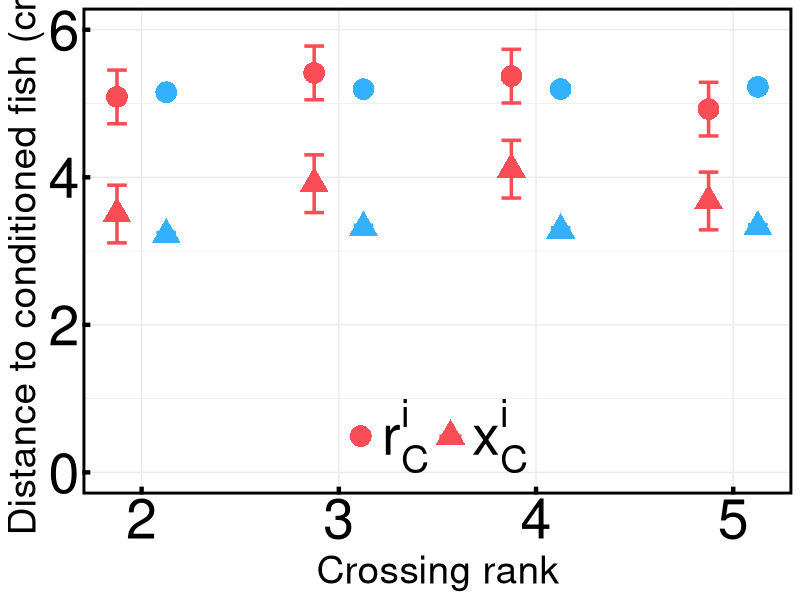
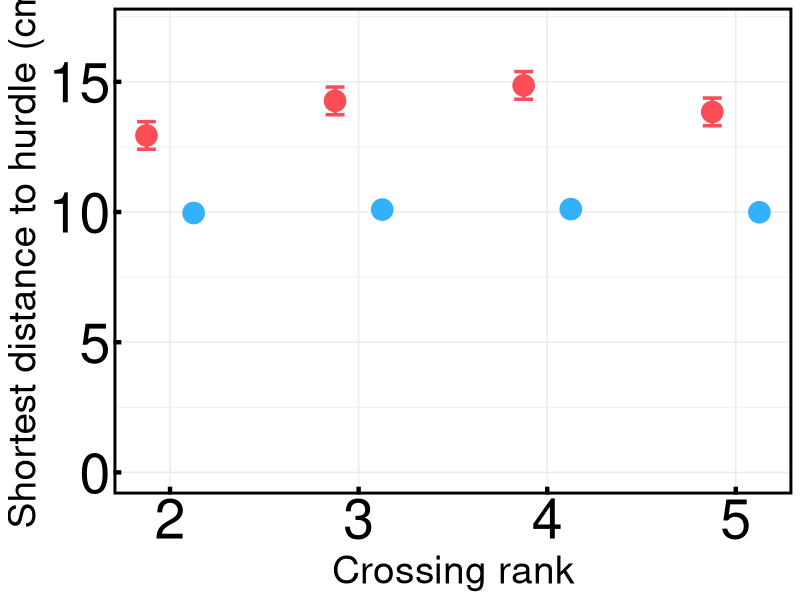
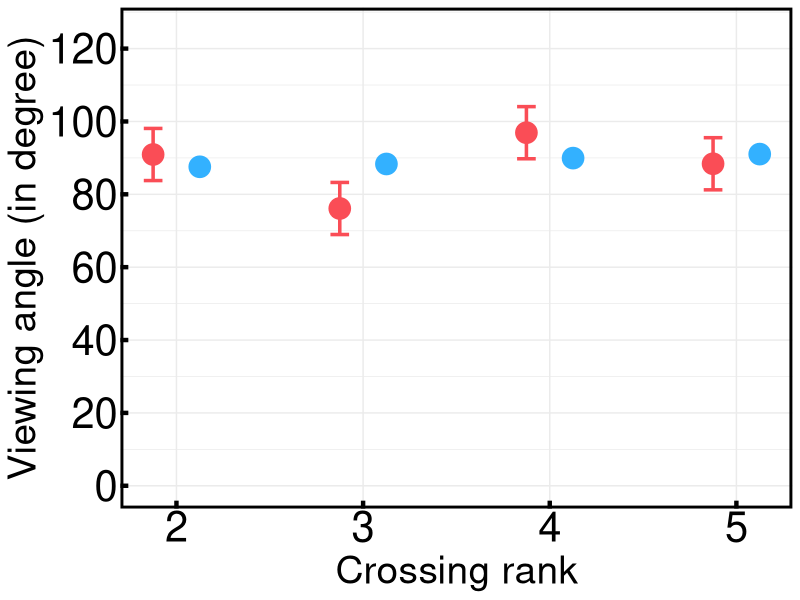
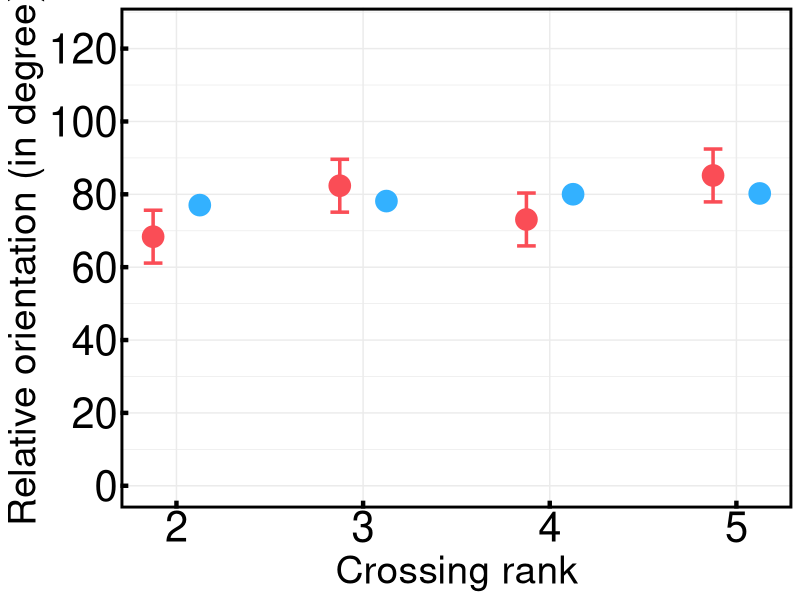
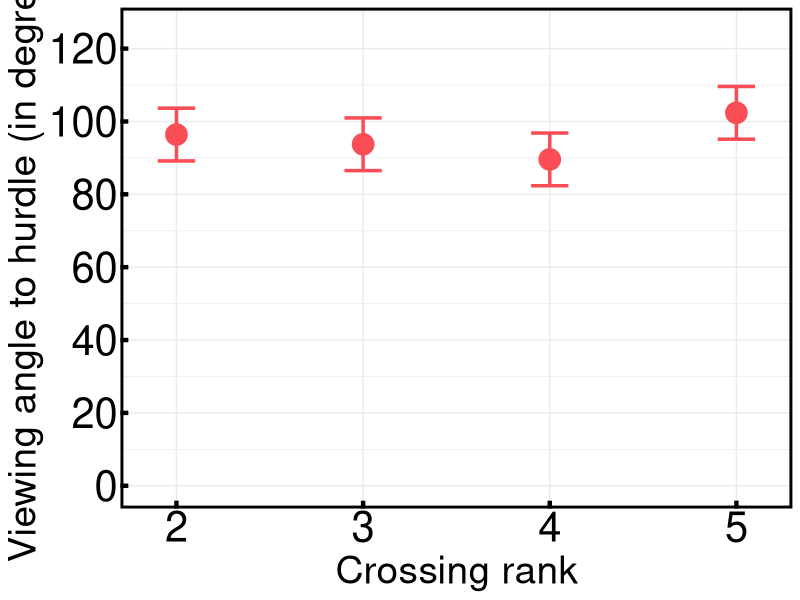
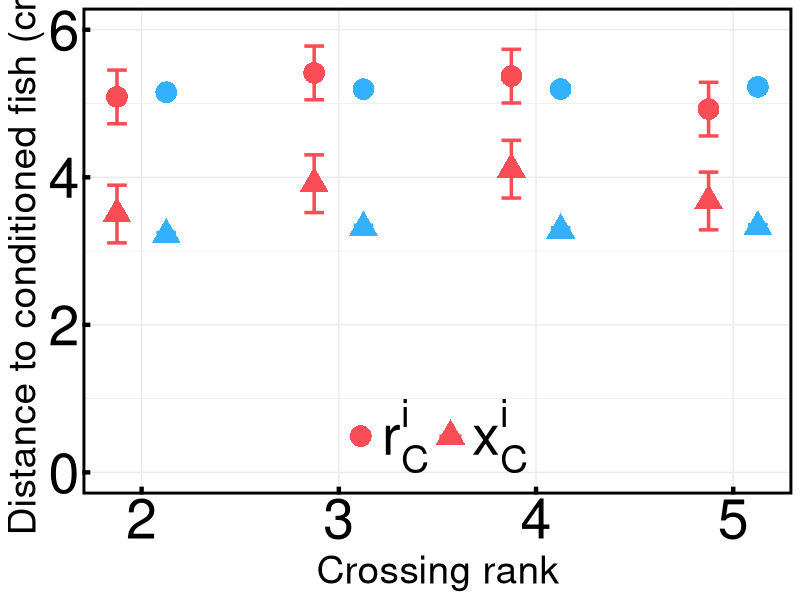
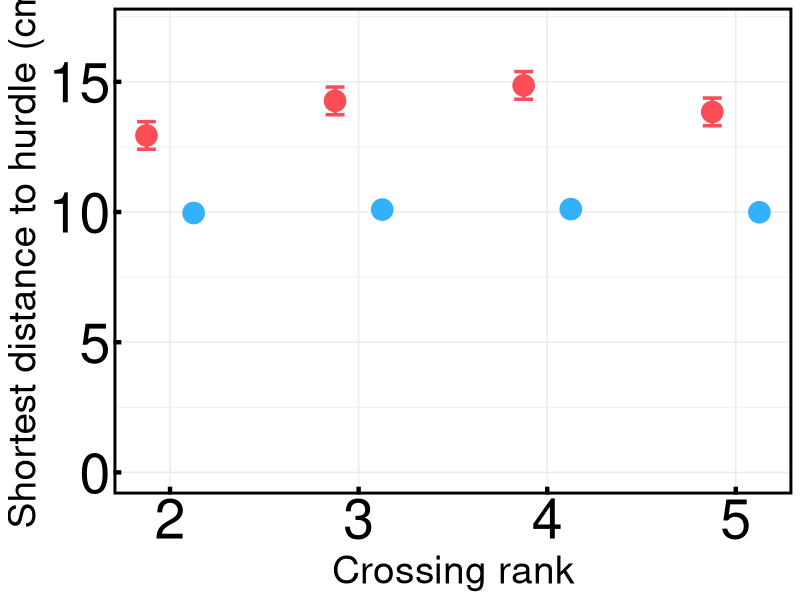
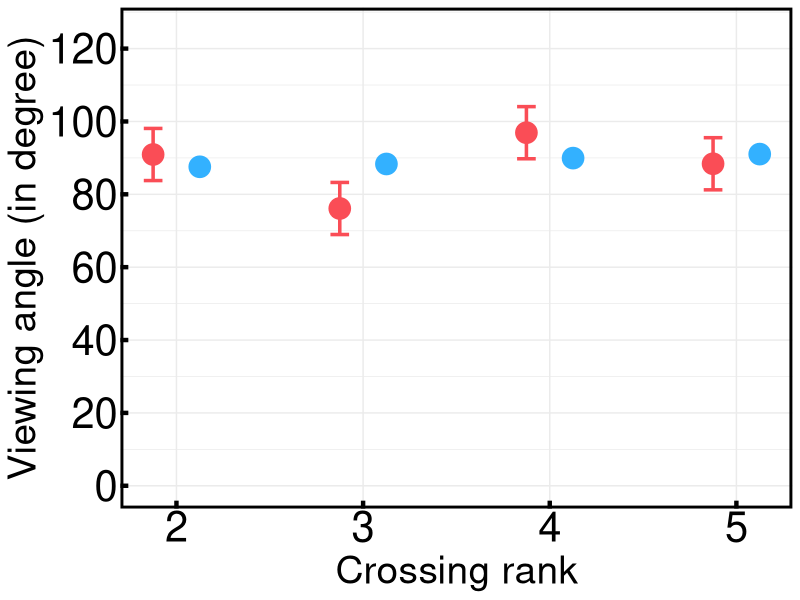

The R source for these figures, in order:
## Code to calculate average distance to conditioned fish

start.time <- Sys.time()
library(lme4)
library(emmeans)
library(ggplot2)
library(dplyr)
library(ggeffects)

# DISTANCE TO CONDITIONED FISH

# data

df.dist.to.cf <- read.csv('dist_to_cf_data.csv', header = F)
col.names <- c("video", "f.id", "dcf")
colnames(df.dist.to.cf) <- col.names

df.dist.to.cf$video <- factor(df.dist.to.cf$video)
df.dist.to.cf$f.id <- factor(df.dist.to.cf$f.id, levels = c("2", "3", "4", "5"))

lme.dcf <- lmer(dcf ~ f.id + (1|video), data = df.dist.to.cf)
# lme.dcf <- glmer(dcf ~ f.id + (1|video), family = Gamma(link = "log"), data = df.dist.to.cf)
lme.dcf.null <- lmer(dcf ~ 1 + (1|video), data = df.dist.to.cf)
# lme.dcf.null <- glmer(dcf ~ 1 + (1|video), family = Gamma(link = "log"), data = df.dist.to.cf)
anova(lme.dcf, lme.dcf.null, test = 'F')

emm.dcf <- emmeans(lme.dcf, ~ f.id)
f.id.comp.dcf <- pairs(emm.dcf, adjust = "tukey")

df.emm.dcf <- as.data.frame(emm.dcf)
df.comp.dcf <- as.data.frame(f.id.comp.dcf)

df.dist.to.cf.x <- read.csv('dist_to_cf_x_data.csv', header = F)
col.names <- c("video", "f.id", "dcf.x")
colnames(df.dist.to.cf.x) <- col.names

df.dist.to.cf.x$video <- factor(df.dist.to.cf.x$video)
df.dist.to.cf.x$f.id <- factor(df.dist.to.cf.x$f.id, levels = c("2", "3", "4", "5"))

lme.dcf.x <- lmer(dcf.x ~ f.id + (1|video), data = df.dist.to.cf.x)
# lme.dcf.x <- glmer(dcf.x ~ f.id + (1|video), family = Gamma(link = "log"), data = df.dist.to.cf.x)
lme.dcf.x.null <- lmer(dcf.x ~ 1 + (1|video), data = df.dist.to.cf.x)
# lme.dcf.x.null <- glmer(dcf.x ~ 1 + (1|video), family = Gamma(link = "log"), data = df.dist.to.cf.x)
anova(lme.dcf.x, lme.dcf.x.null, test = 'F')

emm.dcf.x <- emmeans(lme.dcf.x, ~ f.id)
f.id.comp.dcf.x <- pairs(emm.dcf.x, adjust = "tukey")

df.emm.dcf.x <- as.data.frame(emm.dcf.x)
df.comp.dcf.x <- as.data.frame(f.id.comp.dcf.x)

# model

df.dist.to.cf.model <- read.csv('dist_to_cf_model.csv', header = F)
col.names <- c("video", "f.id", "dcf")
colnames(df.dist.to.cf.model) <- col.names

df.dist.to.cf.model$video <- factor(df.dist.to.cf.model$video)
df.dist.to.cf.model$f.id <- factor(df.dist.to.cf.model$f.id, levels = c("2", "3", "4", "5"))

lme.dcf.model <- lmer(dcf ~ f.id + (1|video), data = df.dist.to.cf.model)
# lme.dcf.model <- glmer(dcf ~ f.id + (1|video), family = Gamma(link = "log"), data = df.dist.to.cf.model)
lme.dcf.model.null <- lmer(dcf ~ 1 + (1|video), data = df.dist.to.cf.model)
# lme.dcf.model.null <- glmer(dcf ~ 1 + (1|video), family = Gamma(link = "log"), data = df.dist.to.cf.model)
anova(lme.dcf.model, lme.dcf.model.null, test = 'F')

emm.dcf.model <- emmeans(lme.dcf.model, ~ f.id)
f.id.comp.dcf.model <- pairs(emm.dcf.model, adjust = "tukey")

df.emm.dcf.model <- as.data.frame(emm.dcf.model)
df.comp.dcf.model <- as.data.frame(f.id.comp.dcf.model)

df.dist.to.cf.x.model <- read.csv('dist_to_cf_x_model.csv', header = F)
col.names <- c("video", "f.id", "dcf.x")
colnames(df.dist.to.cf.x.model) <- col.names

df.dist.to.cf.x.model$video <- factor(df.dist.to.cf.x.model$video)
df.dist.to.cf.x.model$f.id <- factor(df.dist.to.cf.x.model$f.id, levels = c("2", "3", "4", "5"))

lme.dcf.x.model <- lmer(dcf.x ~ f.id + (1|video), data = df.dist.to.cf.x.model)
# lme.dcf.x.model <- glmer(dcf.x ~ f.id + (1|video), family = Gamma(link = "log"), data = df.dist.to.cf.x.model)
lme.dcf.x.model.null <- lmer(dcf.x ~ 1 + (1|video), data = df.dist.to.cf.x.model)
# lme.dcf.x.model.null <- glmer(dcf.x ~ 1 + (1|video), family = Gamma(link = "log"), data = df.dist.to.cf.x.model)
anova(lme.dcf.x.model, lme.dcf.x.model.null, test = 'F')

emm.dcf.x.model <- emmeans(lme.dcf.x.model, ~ f.id)
f.id.comp.dcf.x.model <- pairs(emm.dcf.x.model, adjust = "tukey")

df.emm.dcf.x.model <- as.data.frame(emm.dcf.x.model)
df.comp.dcf.x.model <- as.data.frame(f.id.comp.dcf.x.model)

## Plotting distance to conditioned fish as a function of crossing rank

# 1. Combine all four dataframes with series labels and a shared dodge_group per pair

df.sum.dist.cf <- bind_rows(
  as.data.frame(df.emm.dcf) %>% mutate(series = "2D", dodge_group = "Data"),
  as.data.frame(df.emm.dcf.x) %>% mutate(series = "X", dodge_group = "Data"),
  as.data.frame(df.emm.dcf.model) %>% mutate(series = "2D Model", dodge_group = "Model"),
  as.data.frame(df.emm.dcf.x.model) %>% mutate(series = "X Model", dodge_group = "Model")
)

# 2. Position dodge separates Pair 1 (1st & 2nd) from Pair 2 (3rd & 4th)
pd <- position_dodge(width = 0.5)

# 3. Plot
plt.dfc <- ggplot(df.sum.dist.cf, aes(x = f.id, y = emmean, color = series, group = dodge_group)) +
  geom_point(aes(shape = series), size = 7, position = pd) +
  geom_errorbar(aes(ymin = emmean - SE, ymax = emmean + SE), width = 0.2, 
                position = pd, linewidth = 1.2) +
  
  scale_color_manual(
    name = NULL,
    values = c(
      "2D" = "#fa4d56", # 1st dataframe hex
      "X" = "#fa4d56",
      "2D Model" = "#33b1ff",
      "X Model" = "#33b1ff" # 2nd dataframe hex
    ),
    breaks = c("2D", "X"),
    labels = c(
      "2D" = expression(r[C]^i),
      "X" = expression(x[C]^i)
    )
  ) +
  
  # Same shape for 1st & 3rd (16 = circle), same shape for 2nd & 4th (17 = triangle)
  scale_shape_manual(
    name = NULL,
    values = c(
      "2D" = 16,
      "X" = 17,
      "2D Model" = 16,
      "X Model" = 17
    ),
    breaks = c("2D", "X"),
    labels = c(
      "2D" = expression(r[C]^i),
      "X" = expression(x[C]^i)
    )
  ) +
  
  coord_cartesian(ylim = c(0, 6)) +
  scale_x_discrete(limits = c("2", "3", "4", "5"),
                   expand = expansion(add = 0.3)) +
  labs(x = "Crossing rank",
       y = "Distance to conditioned fish (cm)") +
  theme_bw(base_family = "Helvetica") +
  theme(
    
    axis.title = element_text(size = 28, color = "black"),
    axis.text = element_text(size = 40, color = "black"),
    legend.text = element_text(size = 40),
    legend.position = "inside",
    legend.position.inside = c(0.5, 0.12),
    legend.direction = "horizontal",
    legend.background = element_rect(fill = "transparent", color = NA),
    legend.key = element_rect(fill = "transparent", color = NA),
    panel.border = element_rect(colour = "black", linewidth = 2),
    axis.ticks = element_line(colour = "black", linewidth = 1.5),
    axis.ticks.length = unit(-0.2, "cm")
  )

print(plt.dfc)

ggsave(filename = "dist_cf.pdf", plot = plt.dfc, device = cairo_pdf, width = 8, 
       height = 7, units = "in", dpi = 600)

## analysis to distance to tank wall

# data

df.dist.to.tw <- read.csv('dist_to_tw_data.csv', header = F)
col.names <- c("video", "f.id", "dtw")
colnames(df.dist.to.tw) <- col.names

df.dist.to.tw$video <- factor(df.dist.to.tw$video)
df.dist.to.tw$f.id <- factor(df.dist.to.tw$f.id, levels = c("2", "3", "4", "5"))

lme.dtw <- lmer(dtw ~ f.id + (1|video), data = df.dist.to.tw)
# lme.dtw <- glmer(dtw ~ f.id + (1|video), family = Gamma(link = "log"), data = df.dist.to.tw)
lme.dtw.null <- lmer(dtw ~ 1 + (1|video), data = df.dist.to.tw)
# lme.dtw.null <- glmer(dtw ~ 1 + (1|video), family = Gamma(link = "log"), data = df.dist.to.tw)
anova(lme.dtw, lme.dtw.null, test = 'F')

emm.dtw <- emmeans(lme.dtw, ~ f.id)
f.id.comp.dtw <- pairs(emm.dtw, adjust = "tukey")

df.emm.dtw <- as.data.frame(emm.dtw)
df.comp.dtw <- as.data.frame(f.id.comp.dtw)

# model

df.dist.to.tw.model <- read.csv('dist_to_tw_model.csv', header = F)
col.names <- c("video", "f.id", "dtw")
colnames(df.dist.to.tw.model) <- col.names

df.dist.to.tw.model$video <- factor(df.dist.to.tw.model$video)
df.dist.to.tw.model$f.id <- factor(df.dist.to.tw.model$f.id, levels = c("2", "3", "4", "5"))

lme.dtw.model <- lmer(dtw ~ f.id + (1|video), data = df.dist.to.tw.model)
# lme.dtw.model <- glmer(dtw ~ f.id + (1|video), family = Gamma(link = "log"), data = df.dist.to.tw.model)
lme.dtw.model.null <- lmer(dtw ~ 1 + (1|video), data = df.dist.to.tw.model)
# lme.dtw.model.null <- glmer(dtw ~ 1 + (1|video), family = Gamma(link = "log"), data = df.dist.to.tw.model)
anova(lme.dtw.model, lme.dtw.model.null, test = 'F')

emm.dtw.model <- emmeans(lme.dtw.model, ~ f.id)
f.id.comp.dtw.model <- pairs(emm.dtw.model, adjust = "tukey")

df.emm.dtw.model <- as.data.frame(emm.dtw.model)
df.comp.dtw.model <- as.data.frame(f.id.comp.dtw.model)

# plotting distance to tankwall

df.sum.dist.tw <- bind_rows(
  as.data.frame(df.emm.dtw) %>% mutate(group_label = "Experiments"),
  as.data.frame(df.emm.dtw.model) %>% mutate(group_label = "Model")
)

plt.dtw <- ggplot(df.sum.dist.tw, aes(x = f.id,y = emmean, 
                                      color = group_label, group = group_label)) +
  geom_point(size = 7, position = pd) + 
  geom_errorbar(aes(ymin = emmean - SE, ymax = emmean + SE), width = 0.2, 
                position = pd, linewidth = 1.2) + 
  scale_color_manual(
    name = NULL,
    values = c(
      "Experiments" = "#fa4d56",
      "Model" = "#33b1ff"
    )
  ) +
  coord_cartesian(ylim = c(0,17)) +
  scale_x_discrete(limits = c("2", "3", "4", "5"),
                   expand = expansion(add = 0.3)) +
  labs(x = "Crossing rank",
       y = "Shortest distance to hurdle (cm)") +
  theme_bw(base_family = "Helvetica") +
  theme(
    axis.title = element_text(size = 28, color = "black"),
    axis.text = element_text(size = 40, color = "black"),
    # legend.text = element_text(size = 30),
    # legend.position = "inside",
    # legend.position.inside = c(0.5, 0.12),
    # legend.direction = "vertical",
    # legend.background = element_rect(fill = "transparent", color = NA),
    # legend.key = element_rect(fill = "transparent", color = NA),
    panel.border = element_rect(colour = "black", linewidth = 2),
    axis.ticks = element_line(colour = "black", linewidth = 1.5),
    axis.ticks.length = unit(-0.2, "cm"),
    legend.position = "none"
  )

print(plt.dtw)

ggsave(filename = "dist_tw.pdf", plot = plt.dtw, device = cairo_pdf, width = 8, 
       height = 7, units = "in", dpi = 600)

## analysis for viewing angle

# data

df.psi <- read.csv('psi_data.csv', header = F)
col.names <- c("video", "f.id", "psi")
colnames(df.psi) <- col.names

df.psi$video <- factor(df.psi$video)
df.psi$f.id <- factor(df.psi$f.id, levels = c("2", "3", "4", "5"))

lme.psi <- lmer(psi ~ f.id + (1|video), data = df.psi)
lme.psi.null <- lmer(psi ~ 1 + (1|video), data = df.psi)
anova(lme.psi, lme.psi.null, test = 'F')

emm.psi <- emmeans(lme.psi, ~ f.id)
f.id.comp.psi <- pairs(emm.psi, adjust = "tukey")

df.emm.psi <- as.data.frame(emm.psi)
df.comp.psi <- as.data.frame(f.id.comp.psi)

# model

df.psi.model <- read.csv('psi_model.csv', header = F)
col.names <- c("video", "f.id", "psi")
colnames(df.psi.model) <- col.names

df.psi.model$video <- factor(df.psi.model$video)
df.psi.model$f.id <- factor(df.psi.model$f.id, levels = c("2", "3", "4", "5"))

lme.psi.model <- lmer(psi ~ f.id + (1|video), data = df.psi.model)
lme.psi.model.null <- lmer(psi ~ 1 + (1|video), data = df.psi.model)
anova(lme.psi.model, lme.psi.model.null, test = 'F')

emm.psi.model <- emmeans(lme.psi.model, ~ f.id)
f.id.comp.psi.model <- pairs(emm.psi.model, adjust = "tukey")

df.emm.psi.model <- as.data.frame(emm.psi.model)
df.comp.psi.model <- as.data.frame(f.id.comp.psi.model)

# plotting viewing angle to conditioned fish

df.sum.psi <- bind_rows(
  as.data.frame(df.emm.psi) %>% mutate(group_label = "Experiments"),
  as.data.frame(df.emm.psi.model) %>% mutate(group_label = "Model")
)

plt.psi <- ggplot(df.sum.psi, aes(x = f.id, y = emmean, 
                                  color = group_label, group = group_label)) +
  geom_point(size = 7, position = pd) + 
  geom_errorbar(aes(ymin = emmean - SE, ymax = emmean + SE),
                width = 0.2, position = pd, linewidth = 1.2) + 
  scale_color_manual(
    name = NULL,
    values = c(
      "Experiments" = "#fa4d56",
      "Model" = "#33b1ff"
    )
  ) +
  scale_y_continuous(
    breaks = seq(0, 120, by = 20)
  ) +
  coord_cartesian(ylim = c(0,125)) +
  scale_x_discrete(limits = c("2", "3", "4", "5"),
                   expand = expansion(add = 0.3)) +
  labs(x = "Crossing rank",
       y = "Viewing angle (in degree)") +
  theme_bw(base_family = "Helvetica") +
  theme(
    axis.title = element_text(size = 28, color = "black"),
    axis.text = element_text(size = 30, color = "black"),
    # legend.text = element_text(size = 30),
    # legend.position = "inside",
    # legend.position.inside = c(0.5, 0.12),
    # legend.direction = "vertical",
    # legend.background = element_rect(fill = "transparent", color = NA),
    # legend.key = element_rect(fill = "transparent", color = NA),
    panel.border = element_rect(colour = "black", linewidth = 2),
    axis.ticks = element_line(colour = "black", linewidth = 1.5),
    axis.ticks.length = unit(-0.2, "cm"),
    legend.position = "none"
  )

print(plt.psi)

ggsave(filename = "psi.pdf", plot = plt.psi, device = cairo_pdf, width = 8, 
       height = 7, units = "in", dpi = 600)

## analysis for relative orientation

# data

df.phi <- read.csv('phi_data.csv', header = F)
col.names <- c("video", "f.id", "phi")
colnames(df.phi) <- col.names

df.phi$video <- factor(df.phi$video)
df.phi$f.id <- factor(df.phi$f.id, levels = c("2", "3", "4", "5"))

lme.phi <- lmer(phi ~ f.id + (1|video), data = df.phi)
lme.phi.null <- lmer(phi ~ 1 + (1|video), data = df.phi)
anova(lme.phi, lme.phi.null, test = 'F')

emm.phi <- emmeans(lme.phi, ~ f.id)
f.id.comp.phi <- pairs(emm.phi, adjust = "tukey")

df.emm.phi <- as.data.frame(emm.phi)
df.comp.phi <- as.data.frame(f.id.comp.phi)

# model

df.phi.model <- read.csv('phi_model.csv', header = F)
col.names <- c("video", "f.id", "phi")
colnames(df.phi.model) <- col.names

df.phi.model$video <- factor(df.phi.model$video)
df.phi.model$f.id <- factor(df.phi.model$f.id, levels = c("2", "3", "4", "5"))

lme.phi.model <- lmer(phi ~ f.id + (1|video), data = df.phi.model)
lme.phi.model.null <- lmer(phi ~ 1 + (1|video), data = df.phi.model)
anova(lme.phi.model, lme.phi.model.null, test = 'F')

emm.phi.model <- emmeans(lme.phi.model, ~ f.id)
f.id.comp.phi.model <- pairs(emm.phi.model, adjust = "tukey")

df.emm.phi.model <- as.data.frame(emm.phi.model)
df.comp.phi.model <- as.data.frame(f.id.comp.phi.model)

## plotting relative orientation to conditioned fish

df.sum.phi <- bind_rows(
  as.data.frame(df.emm.phi) %>% mutate(group_label = "Experiments"),
  as.data.frame(df.emm.phi.model) %>% mutate(group_label = "Model")
  )

plt.phi <- ggplot(df.sum.phi, aes(x = f.id, y = emmean, color = group_label, group = group_label)) +
  geom_point(size = 7, position = pd) +
  geom_errorbar(aes(ymin = emmean - SE, ymax = emmean + SE), 
                width = 0.2, position = pd, linewidth = 1.2) +
  scale_color_manual(
    name = NULL,
    values = c(
      "Experiments" = "#fa4d56",
      "Model" = "#33b1ff"
    )
  ) + 
  scale_y_continuous(
    breaks = seq(0,120,by=20)
  ) +
  coord_cartesian(ylim = c(0,125)) +
  scale_x_discrete(limits = c("2", "3", "4", "5"),
                   expand = expansion(add = 0.3)) +
  labs(x = "Crossing rank",
       y = "Relative orientation (in degree)") +
  theme_bw(base_family = "Helvetica") +
  theme(
    axis.title = element_text(size = 28, color = "black"),
    axis.text = element_text(size = 30, color = "black"),
    # legend.text = element_text(size = 30),
    # legend.position = "inside",
    # legend.position.inside = c(0.5, 0.12),
    # legend.direction = "vertical",
    # legend.background = element_rect(fill = "transparent", color = NA),
    # legend.key = element_rect(fill = "transparent", color = NA),
    panel.border = element_rect(colour = "black", linewidth = 2),
    axis.ticks = element_line(colour = "black", linewidth = 1.5),
    axis.ticks.length = unit(-0.2, "cm"),
    legend.position = "none"
  )

print(plt.phi)

ggsave(filename = "phi.pdf", plot = plt.phi, device = cairo_pdf, width = 8,
       height = 7, units = "in", dpi = 600)

## relative orientation to tank wall

df.phi.tw <- read.csv('phi_tw_data.csv', header = F)
col.names <- c("video", "f.id", "phi.tw")
colnames(df.phi.tw) <- col.names

df.phi.tw$video <- factor(df.phi.tw$video)
df.phi.tw$f.id <- factor(df.phi.tw$f.id, levels = c("2", "3", "4", "5"))

lme.phi.tw <- lmer(phi.tw ~ f.id + (1|video), data = df.phi.tw)
lme.phi.tw.null <- lmer(phi.tw ~ 1 + (1|video), data = df.phi.tw)
anova(lme.phi.tw, lme.phi.tw.null, test = 'F')

emm.phi.tw <- emmeans(lme.phi.tw, ~ f.id)
f.id.comp.phi.tw <- pairs(emm.phi.tw, adjust = "tukey")

df.emm.phi.tw <- as.data.frame(emm.phi.tw)
df.comp.phi.tw <- as.data.frame(f.id.comp.phi.tw)

## plotting viewing angle to tankwall

df.sum.phi.tw <- bind_rows(
  as.data.frame(df.emm.phi.tw) %>% mutate(group_label = "Experiments")
)

plt.phi.tw <- ggplot(df.sum.phi.tw, aes(x = f.id, y = emmean, color = group_label, group = group_label)) +
  geom_point(size = 7, position = pd) +
  geom_errorbar(aes(ymin = emmean - SE, ymax = emmean + SE), 
                width = 0.2, position = pd, linewidth = 1.2) +
  scale_color_manual(
    name = NULL,
    values = c(
      "Experiments" = "#fa4d56",
      "Model" = "#33b1ff"
    )
  ) + 
  scale_y_continuous(
    breaks = seq(0,120,by=20)
  ) +
  coord_cartesian(ylim = c(0,125)) +
  scale_x_discrete(limits = c("2", "3", "4", "5"),
                   expand = expansion(add = 0.3)) +
  labs(x = "Crossing rank",
       y = "Viewing angle to hurdle (in degree)") +
  theme_bw(base_family = "Helvetica") +
  theme(
    axis.title = element_text(size = 28, color = "black"),
    axis.text = element_text(size = 30, color = "black"),
    # legend.text = element_text(size = 30),
    # legend.position = "inside",
    # legend.position.inside = c(0.5, 0.12),
    # legend.direction = "vertical",
    # legend.background = element_rect(fill = "transparent", color = NA),
    # legend.key = element_rect(fill = "transparent", color = NA),
    panel.border = element_rect(colour = "black", linewidth = 2),
    axis.ticks = element_line(colour = "black", linewidth = 1.5),
    axis.ticks.length = unit(-0.2, "cm"),
    legend.position = "none"
  )

print(plt.phi.tw)

ggsave(filename = "phi_tw.pdf", plot = plt.phi.tw, device = cairo_pdf, width = 8,
       height = 7, units = "in", dpi = 600)
